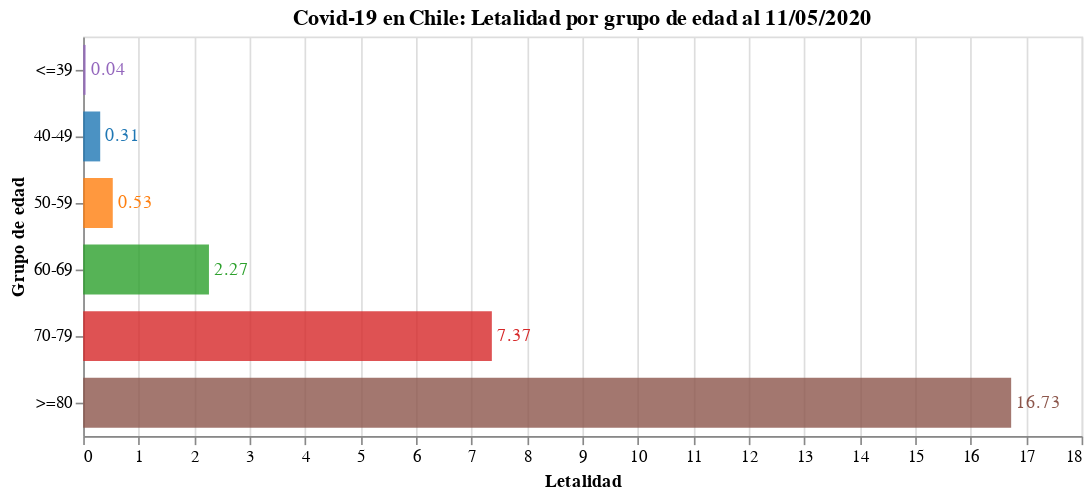

Here is the notebook cell this chart was saved with:
### Code cell
#hide_input
bars = alt.Chart(data.reset_index()).mark_bar(opacity=0.8, size=30).encode(
    x = alt.X('Letalidad'),
    y = alt.Y('Grupo de edad', sort=grupo_de_edad),
    tooltip = ['Grupo de edad', 'Letalidad'],
    color = alt.Color('Grupo de edad', scale=alt.Scale(scheme='category10'), legend=None),
    order = alt.Order('index:O')
)

text = bars.mark_text(
    align='left',
    baseline='middle',
    dx=3  # Nudges text to right so it doesn't appear on top of the bar
).encode(
    text=alt.Text('Texto')
)

bars.properties(
    title = f"Covid-19 en Chile: Letalidad por grupo de edad al {pd.to_datetime(today).strftime('%d/%m/%Y')}",
    width = 600,
    height = alt.Step(40)
) + text

### Figure 1 — Vega-Lite specification as saved in the notebook (floating-point values rounded to 4 significant figures)
{"config": {"view": {"continuousWidth": 400, "continuousHeight": 300}}, "layer": [{"mark": {"type": "bar", "opacity": 0.8, "size": 30}, "encoding": {"color": {"type": "nominal", "field": "Grupo de edad", "legend": null, "scale": {"scheme": "category10"}}, "order": {"type": "ordinal", "field": "index"}, "tooltip": [{"type": "nominal", "field": "Grupo de edad"}, {"type": "quantitative", "field": "Letalidad"}], "x": {"type": "quantitative", "field": "Letalidad"}, "y": {"type": "nominal", "field": "Grupo de edad", "sort": ["<=39", "40-49", "50-59", "60-69", "70-79", "80-89", ">=90"]}}, "height": {"step": 40}, "title": "Covid-19 en Chile: Letalidad por grupo de edad al 11/05/2020", "width": 600}, {"mark": {"type": "text", "align": "left", "baseline": "middle", "dx": 3}, "encoding": {"color": {"type": "nominal", "field": "Grupo de edad", "legend": null, "scale": {"scheme": "category10"}}, "order": {"type": "ordinal", "field": "index"}, "text": {"type": "nominal", "field": "Texto"}, "tooltip": [{"type": "nominal", "field": "Grupo de edad"}, {"type": "quantitative", "field": "Letalidad"}], "x": {"type": "quantitative", "field": "Letalidad"}, "y": {"type": "nominal", "field": "Grupo de edad", "sort": ["<=39", "40-49", "50-59", "60-69", "70-79", "80-89", ">=90"]}}}], "data": {"name": "data-56faf6e4ad0e15dc899b9b86007ed465"}, "$schema": "https://vega.github.io/schema/vega-lite/v4.8.1.json", "datasets": {"data-56faf6e4ad0e15dc899b9b86007ed465": [{"index": 0, "Grupo de edad": "<=39", "Casos confirmados": 16047, "Fallecidos confirmados": 7, "Letalidad": 0.04362, "Texto": "0.04"}, {"index": 1, "Grupo de edad": "40-49", "Casos confirmados": 5219, "Fallecidos confirmados": 16, "Letalidad": 0.3066, "Texto": "0.31"}, {"index": 2, "Grupo de edad": "50-59", "Casos confirmados": 4314, "Fallecidos confirmados": 23, "Letalidad": 0.5331, "Texto": "0.53"}, {"index": 3, "Grupo de edad": "60-69", "Casos confirmados": 2470, "Fallecidos confirmados": 56, "Letalidad": 2.267, "Texto": "2.27"}, {"index": 4, "Grupo de edad": "70-79", "Casos confirmados": 1208, "Fallecidos confirmados": 89, "Letalidad": 7.368, "Texto": "7.37"}, {"index": 5, "Grupo de edad": ">=80", "Casos confirmados": 789, "Fallecidos confirmados": 132, "Letalidad": 16.73, "Texto": "16.73"}]}}
